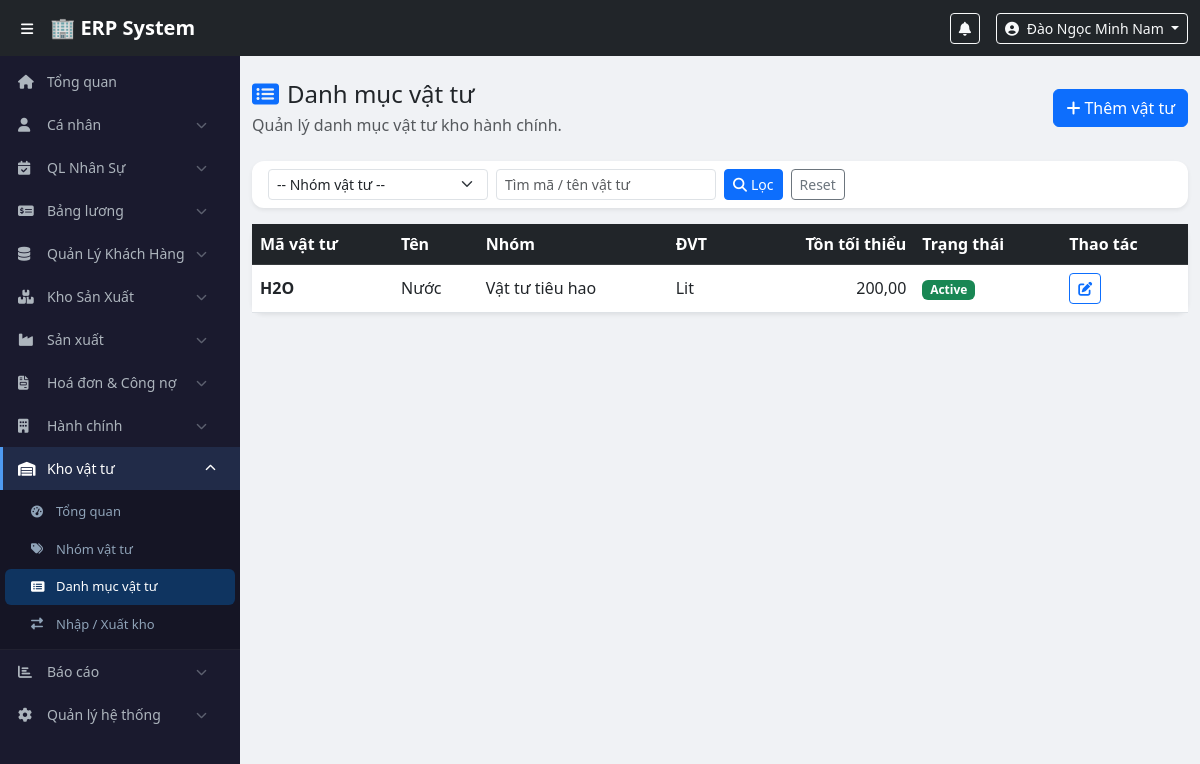
Page /modules/warehouse_admin/items.php (signed in) on the committed database.
### tables this page shows
CREATE TABLE `wa_items` (
  `id` int(11) NOT NULL,
  `category_id` int(11) NOT NULL,
  `item_code` varchar(50) NOT NULL,
  `item_name` varchar(200) NOT NULL,
  `unit` varchar(30) NOT NULL DEFAULT 'cái',
  `min_stock` decimal(12,2) NOT NULL DEFAULT 0.00,
  `is_active` tinyint(1) NOT NULL DEFAULT 1,
  `created_at` timestamp NOT NULL DEFAULT current_timestamp()
);

CREATE TABLE `wa_categories` (
  `id` int(11) NOT NULL,
  `name` varchar(100) NOT NULL,
  `description` text DEFAULT NULL,
  `is_active` tinyint(1) NOT NULL DEFAULT 1
);

### config/functions.php (called while the page is built, shortened)
<?php
function fetchAllSafe(PDO $pdo, string $sql, array $params = []): array {
    try {
        $stmt = $pdo->prepare($sql);
        $stmt->execute($params);
        return $stmt->fetchAll(PDO::FETCH_ASSOC) ?: [];
    } catch (Throwable $e) {
        return [];
    }
}
function e($value): string {
    return htmlspecialchars((string) ($value ?? ''), ENT_QUOTES | ENT_SUBSTITUTE, 'UTF-8');
}
?>

### modules/warehouse_admin/items.php (the view, shortened to what this page needs)
<?php
require_once $_SERVER['DOCUMENT_ROOT'] . '/erp/config/database.php';
require_once $_SERVER['DOCUMENT_ROOT'] . '/erp/config/functions.php';
$pdo = getDBConnection();
$keyword = trim((string)($_GET['keyword'] ?? ''));
$where = ['1=1'];
$params = [];
$items = fetchAllSafe($pdo, "SELECT i.*, c.name AS category_name
                           FROM wa_items i
                           LEFT JOIN wa_categories c ON c.id = i.category_id
                           WHERE " . implode(' AND ', $where) . "
                           ORDER BY i.id DESC", $params);
include $_SERVER['DOCUMENT_ROOT'] . '/erp/includes/header.php';
include $_SERVER['DOCUMENT_ROOT'] . '/erp/includes/sidebar.php';
?>
<div class="main-content"><div class="container-fluid py-4">
    <div class="d-flex justify-content-between align-items-center mb-4"><div><h4 class="mb-1"><i class="fas fa-list-alt me-2 text-primary"></i>Danh mục vật tư</h4><p class="text-muted mb-0">Quản lý danh mục vật tư kho hành chính.</p></div><button class="btn btn-primary" id="btnNewItem"><i class="fas fa-plus me-1"></i>Thêm vật tư</button></div>
    <div class="card border-0 shadow-sm mb-3"><div class="card-body py-2"><form class="row g-2" method="get">
        <div class="col-md-3"><select name="category_id" class="form-select form-select-sm"><option value="">-- Nhóm vật tư --</option></select></div>
        <div class="col-md-3"><input type="text" name="keyword" class="form-control form-control-sm" value="<?= e($keyword) ?>" placeholder="Tìm mã / tên vật tư"></div>
        <div class="col-auto"><button class="btn btn-sm btn-primary"><i class="fas fa-search me-1"></i>Lọc</button></div>
        <div class="col-auto"><a href="/erp/modules/warehouse_admin/items.php" class="btn btn-sm btn-outline-secondary">Reset</a></div>
    </form></div></div>
    <div class="card border-0 shadow-sm"><div class="table-responsive"><table class="table table-hover align-middle mb-0"><thead class="table-dark"><tr><th>Mã vật tư</th><th>Tên</th><th>Nhóm</th><th>ĐVT</th><th class="text-end">Tồn tối thiểu</th><th>Trạng thái</th><th>Thao tác</th></tr></thead><tbody>
    <?php foreach($items as $it): ?><tr><td class="fw-semibold"><?= e($it['item_code']) ?></td><td><?= e($it['item_name']) ?></td><td><?= e($it['category_name']) ?></td><td><?= e($it['unit']) ?></td><td class="text-end"><?= e(number_format((float)$it['min_stock'],2,',','.')) ?></td><td><span class="badge bg-<?= (int)$it['is_active']===1?'success':'secondary' ?>"><?= (int)$it['is_active']===1?'Active':'Inactive' ?></span></td><td><button class="btn btn-sm btn-outline-primary btn-edit-item" data-json='<?= e(json_encode($it, JSON_UNESCAPED_UNICODE)) ?>'><i class="fas fa-edit"></i></button></td></tr><?php endforeach; ?>
    </tbody></table></div></div>
</div></div>
<?php include $_SERVER['DOCUMENT_ROOT'] . '/erp/includes/footer.php'; ?>

### assets/css/style.css (style rules this page uses)
body { padding-top: 56px; background: #f0f2f5; font-family: 'Segoe UI', sans-serif; }
.main-content { margin-left: 240px; transition: margin-left 0.3s; min-height: calc(100vh - 56px); }
.card { border-radius: 12px !important; }

### rows in the picture
wa_items: item_code "H2O", item_name "Nước", category.name "Vật tư tiêu hao", unit "Lit", min_stock "200,00", is_active "Active"

### other values in the picture
$user['full_name'] "Đào Ngọc Minh Nam"
